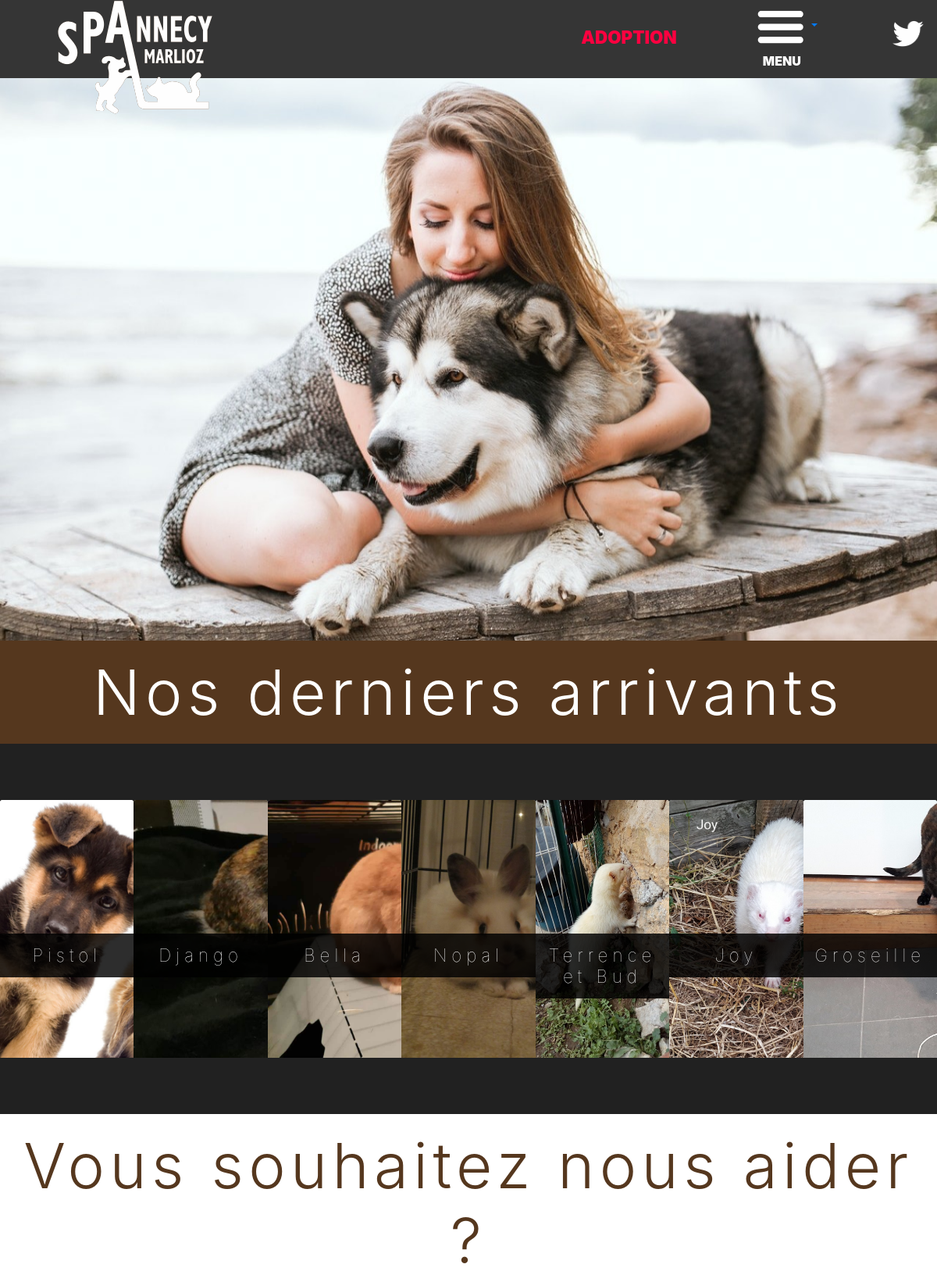
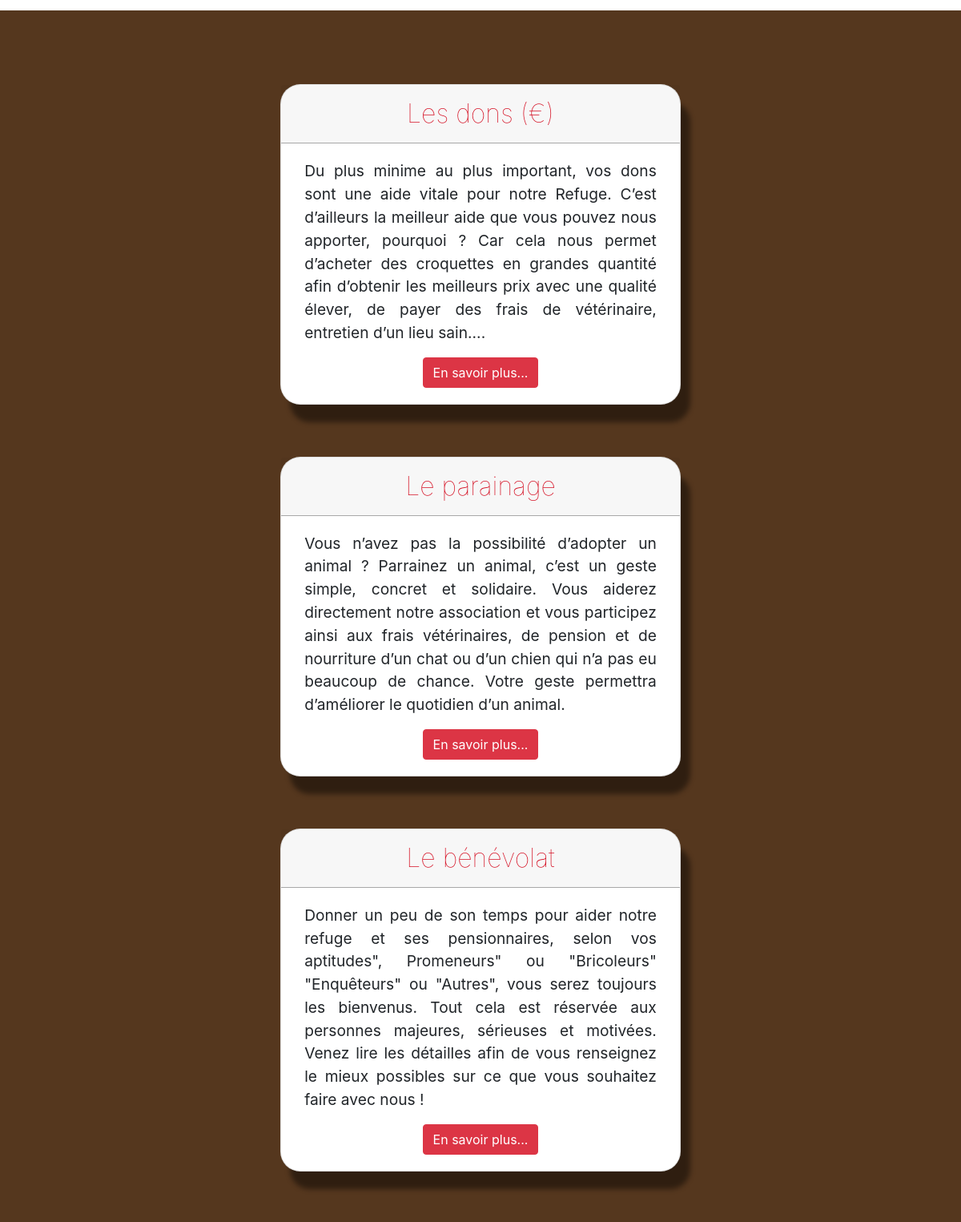
The page / (upper part) on the database its author committed (2 pictures, top to bottom).
### tables this page shows
CREATE TABLE `animals` (
  `id` int(11) NOT NULL,
  `types` text NOT NULL,
  `medaille` text NOT NULL,
  `date` datetime NOT NULL DEFAULT current_timestamp(),
  `sexe` text NOT NULL,
  `birthday` text NOT NULL,
  `description` text NOT NULL,
  `picture` text NOT NULL,
  `name` text NOT NULL
);

### index.php (the view, shortened to what this page needs)
<?php
    include('database/connection.php');
?>
<!DOCTYPE html>
<html lang="fr">
    <head>
        <?php include('composants/parameters.php'); ?>
        <link rel="stylesheet" href="css/home.css">
    </head>
<body>
    <header>
        <?php include('composants/nav-bar.php'); ?>
    </header>
    <div class="Global">
        <div id="carouselExampleSlidesOnly" class="carousel slide" data-interval="4000" data-ride="carousel" data-pause="false">
            <div class="carousel-inner">
                <div class="carousel-item active">
                    <img src="pictures/slider1.jpg" class="d-block w-100" alt="Chien & chat">
                </div>
            </div>
        </div>
        <div class="divBrown">
            <h1 class="title">Nos derniers arrivants</h1>
        </div>
        <div class="divdeen">
            <div class="pets">
                <?php
                    $req = $db->prepare('SELECT * FROM animals');
                    $req->execute();
                    $animals = array();
                    while($animal = $req->fetch()){
                        array_push($animals, $animal);
                        }
                        $animals = array_reverse($animals);
                        $animals = array_slice($animals, 0, 7);
                        foreach($animals as $animal){?>
                            <div class="card">
                                <img class="card-img-top" src="<?= $animal['picture'] ?>" alt="animal image">
                                <a href="../adoption.php?types=Tous&age=Tous&name=<?= $animal['name']?>&id=<?= $animal['id']?>">
                                    <div class="card-img-overlay">
                                        <div class="filterOpacity">
                                            <h4 class="card-title"><?= $animal['name'] ?></h4>
                                        </div>
                                    </div>
                                </a>
                            </div>
                    <?php } ?>
            </div>
        </div>
        <h1 style="color:#55371E;" class="title">Vous souhaitez nous aider ?</h1>
        <div class="divBrown">
            <div class="container-card">
                <div class="card text-center">
                    <div class="card-header">Les dons (€)</div>
                    <div class="card-body">
                        <p class="card-text">Du plus minime au plus important, vos dons sont une aide  vitale pour notre Refuge. C’est d’ailleurs la meilleur aide que vous pouvez nous apporter, pourquoi ? Car cela nous permet d’acheter des croquettes en grandes quantité afin d’obtenir les meilleurs prix avec une qualité élever, de payer des frais de vétérinaire, entretien d’un lieu sain....</p>
                        <a href="aides/dons.php" class="btn btn-danger">En savoir plus...</a>
                    </div>
                </div>
                <div class="card text-center">
                    <div class="card-header">Le parainage</div>
                    <div class="card-body">
                        <p class="card-text">Vous n’avez pas la possibilité d’adopter un animal ? Parrainez un animal, c’est un geste simple, concret et solidaire. Vous aiderez directement notre association et vous participez ainsi aux frais vétérinaires, de pension et de nourriture d’un chat ou d’un chien qui n’a pas eu beaucoup de chance. Votre geste permettra d’améliorer le quotidien d’un animal.</p>
                        <a href="aides/parrainage.php" class="btn btn-danger">En savoir plus...</a>
                    </div>
                </div>
                <div class="card text-center">
                    <div class="card-header">Le bénévolat</div>
                    <div class="card-body">
                        <p class="card-text">Donner un peu de son temps pour aider notre refuge et ses pensionnaires, selon vos aptitudes", Promeneurs" ou "Bricoleurs" "Enquêteurs" ou "Autres",  vous serez toujours les bienvenus. Tout cela est réservée aux personnes majeures, sérieuses et motivées. Venez lire les détailles afin de vous renseignez le mieux possibles sur ce que vous souhaitez faire avec nous !</p>
                        <a href="aides/fourniture-benevolat.php" class="btn btn-danger">En savoir plus...</a>
                    </div>
                </div>
            </div>
        </div>
    </div>
</body>
</html>

### composants/parameters.php (shortened to what this page needs)
<link rel="stylesheet" href="../css/default.css">
<link rel="stylesheet" href="../css/nav-bar.css">
<link rel="stylesheet" href="https://stackpath.bootstrapcdn.com/bootstrap/4.4.1/css/bootstrap.min.css">

### composants/nav-bar.php (shortened to what this page needs)
<head>
  <nav class="navbar fixed-top navbar-expand-lg">
    <a class="navbar-brand lien" href="/"><img class="logo" src="../pictures/logo.png" alt="logo du site"></a>
    <div class="collapse navbar-collapse" id="navbarSupportedContent">
      <ul class="navbar-nav mr-auto">
        <li class="nav-item active">
          <a class="nav-link" id="adoption" href="../adoption.php">ADOPTION <span class="sr-only">(current)</span></a>
        </li>
        <li class="nav-item dropdown animBurger">
          <a class="nav-link dropdown-toggle" href="#" id="navbarDropdown" role="button" data-toggle="dropdown" aria-haspopup="true" aria-expanded="false">
          <img class="menuBurger" src="../pictures/maquette/burger.png" alt="burger menu" srcset="">
          </a>
          <label class="menu" for="MENU"></label>
        </li>
        <li class="contact" >
          <a href="/"><img src="../pictures/twitter.png" alt="twitter"></a>
        </li>
      </ul>
    </div>
  </nav>
  <div style="height:100px;"></div>
</head>

### css/default.css (style rules this page uses)
body { margin: 0; padding: 0; font-family: Arial, Helvetica, sans-serif; box-sizing: border-box; }
.title { text-align: center; color: white; margin: 0; padding: 1.5% 0; font-size: 5em; font-weight: 300; letter-spacing: 0.08em; }
.Global { z-index: 1; }
.divBrown { background-color: #55371E; }

### css/nav-bar.css (style rules this page uses)
.menu:after { font-size: 1em; padding: 0 0.9rem; font-weight: 900; color: white; content:"MENU"; }
#adoption { font-size: 1.4em; font-weight: 900; margin-top: 15%; color: #ff0040; }
.menuBurger { width:60px; }
.lien { z-index: 5; margin: 4% 0 0 5%; }
.contact { margin-top: 7%; }
.contact img { margin-right: 20px; width: 40px; }
.navbar { background-color: rgba(26, 26, 26, 0.95); height: 100px; }
.navbar ul { margin-left: 50%; }
.dropdown { margin: 0 25%; }

### css/home.css (style rules this page uses)
.carousel-item { transition: all 1.2s ease-in; }
.carousel-inner img { height: 90vh; }
.divdeen { background-color: rgba(0, 0, 0, 0.87); padding: 6% 0; }
.pets { display: flex; flex-direction: row; justify-content: space-between; }
.pets img { object-position: 0 20%; height: 100%; object-fit: cover; }
.pets .card { width: 500px; height: 330px; border: none; }
.pets .card a { color: none; text-decoration: none; }
.pets .card-title { text-align: center; letter-spacing: 6px; padding: 8.3% 0; margin-top: 100%; margin-bottom: 0; color: rgb(255, 255, 255); font-size: 1.4em; font-weight: 100; }
.pets .card-img-overlay { padding: 0; }
.pets .filterOpacity { background-color: rgba(0, 0, 0, 0.822); }
.divBrown .container-card { padding: 5%; display: flex; justify-content: space-evenly; flex-direction: row; flex-wrap: wrap; }
.divBrown .card { margin: 3% 5%; width: 500px; border-radius: 25px; box-shadow: 12px 22px 6px rgba(0, 0, 0, 0.445); }
.divBrown .card-header { font-size: 2em; font-weight: 100; color: #d4081c; border-bottom: 1px solid rgba(0, 0, 0, 0.322) }
.divBrown .card-text { padding: 0 2%; font-size: 1.2em; text-align: justify; }

### rows shown on the page
animals: picture (placeholder picture), name "Pistol"
animals: picture (picture), name "Django"
animals: picture (picture), name "Bella"
animals: picture (picture), name "Nopal"
animals: picture (picture), name "Terrence et Bud"
animals: picture (picture), name "Joy"
animals: picture (picture), name "Groseille"
